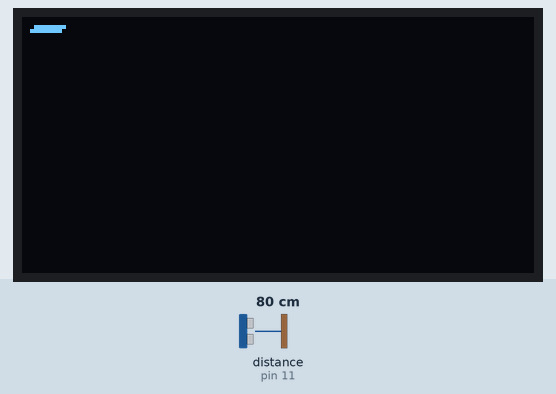
Simulated run of this sketch. Board: Arduino Uno, built with avr-gcc and run on an emulated ATmega328P. Parts: 128×64 one-colour display. Wiring (inferred from the names in the program): ultrasonic range finder: trigger pin 12; echo pin 11. The inputs (shaded band) are chosen by the test bench; at power-on: distance to the obstacle (sensor on pin 11) 80 cm. The echo pulse lasts 58.3 µs per cm.

Above: at 1.6 s.
1.7 s: distance to the obstacle (sensor on pin 11) set to 2 cm
At 2.92 s:
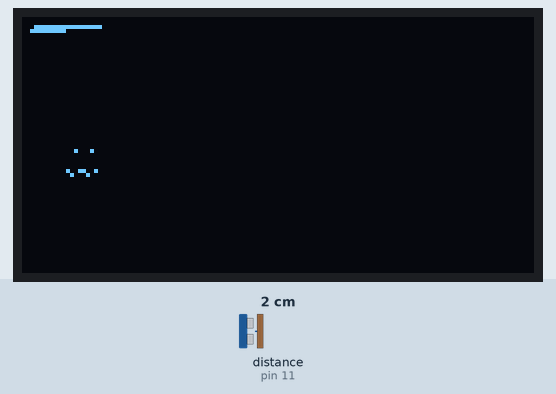
3.3 s: distance to the obstacle (sensor on pin 11) set to 4 cm
At 3.94 s:
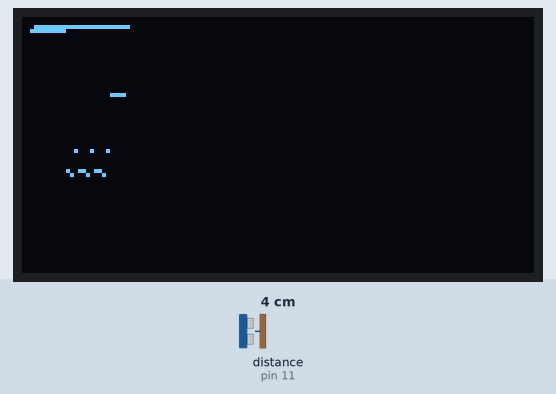
4.9 s: distance to the obstacle (sensor on pin 11) set to 9 cm
At 5.12 s:
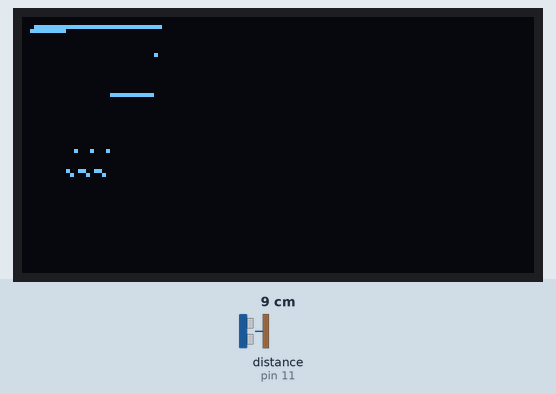

The sketch:

oled_display.ino
```cpp
#include <math.h>
#include <SPI.h>
#include <Wire.h>

#include <Adafruit_GFX.h>
#include <Adafruit_SSD1306.h>

#define OLED_RESET 4 // not used / nicht genutzt bei diesem Display
Adafruit_SSD1306 display(OLED_RESET);

const int TRIGGER_OUT = 12; // analog input
const int ECHO_IN = 11; // digital input
const float MAX_HEIGHT = 60; // 1px margin
const int MAX_WIDTH = 120; // 1px margin
long tof = 0;
long distance = 0;

void setup() {
  // put your setup code here, to run once:

  // initialize with the I2C addr 0x3C / mit I2C-Adresse 0x3c initialisieren
  display.begin(SSD1306_SWITCHCAPVCC, 0x3C);
  Serial.begin(9600);

  pinMode(TRIGGER_OUT, OUTPUT);
  pinMode(ECHO_IN, INPUT);
  display.setTextColor(WHITE);
  delay(400);
  display.clearDisplay();
}

int col_count = 0;
unsigned long value_a0 = 0;
int last_good = 0;
int displayValues[MAX_WIDTH];


void loop() {
  // put your main code here, to run repeatedly:
  display.setTextColor(WHITE);

  value_a0 = ping();

  displayValues[col_count] = normalize(value_a0);
  col_count++;

  printValues();
  delay(120);
}

unsigned long ping() {
  digitalWrite(TRIGGER_OUT, LOW);
  delayMicroseconds(3);
  digitalWrite(TRIGGER_OUT, HIGH);
  delayMicroseconds(10);
  digitalWrite(TRIGGER_OUT, LOW);
  pinMode(ECHO_IN, INPUT);
  unsigned long v = pulseIn(ECHO_IN, HIGH);
  return v;
}

void wait(int ms) {
  unsigned long start = micros();
  unsigned long current = micros();
  while(current-start<=ms) {
    current = micros();
  }
}

int normalize(unsigned long value) {
  float normalized = MAX_HEIGHT * (MAX_HEIGHT / value);
  int rounded = (int)lroundf(normalized);
  if (rounded > 0) {
    last_good = rounded;
  } else {
    rounded = last_good;
  }
  return rounded;
}

void printValues() {
  for(int i = 0; i <= col_count; i++) {
    display.drawPixel((2 + i), displayValues[i] + 2, WHITE);
  }
  display.display();

  if(col_count == MAX_WIDTH) {
    display.clearDisplay();
    col_count--;
    for(int j = 1; j <= col_count; j++) {
      displayValues[(j-1)] = displayValues[j];
    }
  }
}
```
